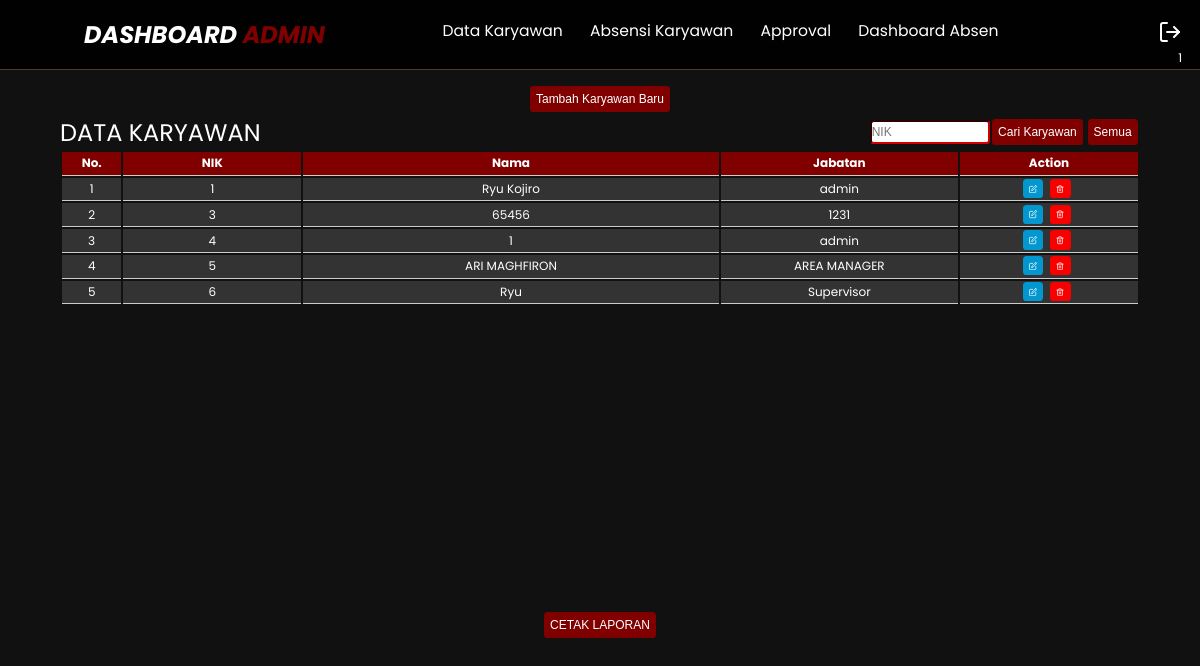
The app's page /dashboard/index-admin.php?menu=data-karyawan (signed in) with its own data.
### tables this page shows
CREATE TABLE `users` (
  `id` int(11) NOT NULL,
  `user_id` int(11) NOT NULL,
  `password` varchar(255) NOT NULL,
  `nama_lengkap` varchar(255) NOT NULL,
  `role` varchar(255) NOT NULL,
  `masuk_kerja` date DEFAULT NULL,
  `keluar_kerja` date DEFAULT NULL
);

### dashboard/data-karyawan.php (the view, shortened to what this page needs)
<?php
    if(!isset($_GET['submenu']) ||
       $_GET['submenu'] !== "edit-karyawan" &&
       $_GET['submenu'] !== "tambah-karyawan" &&
       $_GET['submenu'] !== "hapus-karyawan" ){
        echo '<div class="bform"><a href="?menu=data-karyawan&submenu=tambah-karyawan"><button name="tambah">Tambah Karyawan Baru</button></a></div>';
    } else { include ($_GET['submenu'].".php"); }
    ?>
      <div class="table">
    <div class="table_header">
    <p>DATA KARYAWAN</p>
      <form action="" method="POST">
            <input placeholder="NIK" name="NIK" type="text" class="login-input" value="<?php if(isset($_POST['NIK'])){echo $_POST['NIK'];} ?>">
    <button type="submit" name="cari">Cari Karyawan</button>
    <button type="submit" name="semua">Semua</button>
    </form>
    </div>
    <div class="table_section">
<table>
  <thead>
      <tr class="tr">
        <th width="5%">No.</th>
        <th width="15%">NIK</th>
        <th width="35%">Nama</th>
        <th width="20%">Jabatan</th>
        <th width="15%">Action</th>
      </tr>
  </thead>
  <tbody>
      <?php
include("../connection.php");
$sql = "SELECT * FROM users";
        $sql = $sql." ORDER BY user_id";
      $result = $db->query($sql);
      $no = 1;
      while ($data = $result->fetch_assoc()) {
        echo "<tr>";
        echo "<td>" . $no++ . "</td>";
        echo "<td>" . $data['user_id'] . "</td>";
        echo "<td>" . $data['nama_lengkap'] . "</td>";
        echo "<td>" . $data['role'] . "</td>";
        echo "<td><a href='index-admin.php?menu=data-karyawan&submenu=edit-karyawan&NIK-edit=".$data['user_id']."' class='bt1'><i class='icon' data-feather='edit'></i><a/><a href='index-admin.php?menu=data-karyawan&submenu=hapus-karyawan&NIK-hapus=".$data['user_id']."'"; ?> onclick="return confirm('Yakin Hapus Data Karyawan Dengan NIK : <?php echo $data['user_id'];?>, beserta Absensinya ?')" <?php echo " class='bt2'><i class='icon' data-feather='trash-2'></i><a/></td>";
        echo "</tr>";
      }      ?>
    </tbody>
    </table>
    </div>
    </div>

### dashboard/dashboard.css (style rules this page uses)
:root { --primary: #800000; --bg: #010101 }
* { margin: 0; padding: 0; box-sizing: border-box; outline: none; text-decoration: none; }
body { font-family: 'Poppins', sans-serif; background-color: #111; color: white; }
input, select { height: 2rem; width: 10rem; border-color: var(--primary); border-radius: 0.3rem; font-size: 1rem; }
button { background-color: var(--primary); color: #fff; padding: 0.5rem; border: none; outline: none; border-radius: 0.3rem; margin: 0.2rem; font-size: 1rem; display: flex; align-items: center; justify-content: center; }
.table { width: 100%; }
.table_header { display: flex; justify-content: space-between; align-items: center; flex-flow: row wrap; margin-right: 5vw; margin-left: 5vw; }
.table_header form { display:flex; flex-flow: row wrap; align-items: center; }
.table_header p { font-size: 2rem; }
.table_section { margin-right: 5vw; margin-left: 5vw; height: 55vh; width: 90vw; overflow: auto; }
table { width: 100%; table-layout: fixed; min-width: 80rem; }
thead { position: sticky; top: 0; background-color: var(--primary); color: #fff; }
th,td { border-bottom: 1px solid #ccc; padding: 0.2rem; word-break: break-all; text-align: center; }
td { background-color: #333; }
td a { color: #fff; outline: none; border: none; border-radius: 0.3rem; cursor: pointer; padding: 0.1rem; margin: 0.1rem; }
.icon { width: 1.5rem; height: 0.7rem; }
.bt1 { background-color: #0298cf; }
.bt2 { background-color: #f80000; }
.bform { display: flex; justify-content: center; }
@media (max-width: 1366px) { html { font-size: 75%; } }

### records on screen
users: user "1", nama_lengkap "Ryu Kojiro", role "admin"
users: user "3", nama_lengkap "65456", role "1231"
users: user "4", nama_lengkap "1", role "admin"
users: user "5", nama_lengkap "ARI MAGHFIRON", role "AREA MANAGER"
users: user "6", nama_lengkap "Ryu", role "Supervisor"

### other values on screen
$nama_admin "1"
